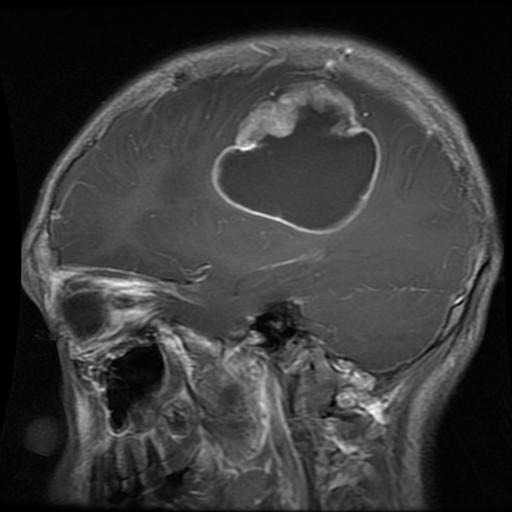
#> input picture server/data/Training/glioma_tumor/gg (110).jpg, 512 x 512 px; its folder holds only this picture in this run
$ python utils.py
#> lines starting #> are read from the running program, lines starting #| are printed output that depends on the picture
import pathlib

import numpy as np
import os
import cv2

from pydicom import dcmread, uid

from sklearn.utils import shuffle
from sklearn.model_selection import train_test_split

IMG_SIZE = 160


def get_labels():
    return ['glioma_tumor', 'meningioma_tumor', 'no_tumor', 'pituitary_tumor']


def read_img(path):
    img = cv2.imread(path, cv2.IMREAD_COLOR)  # Use cv2.IMREAD_COLOR to load images in RGB mode
#> img is the input picture: shape (512, 512, 3); min 0, max 255, mean 57.5
    img = cv2.resize(img, (IMG_SIZE, IMG_SIZE))
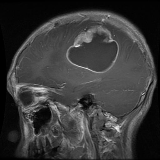
#> img: shape (160, 160, 3); min 0, max 247, mean 57.4
    return img


def load_training_data(val_size=0.2):
    path = './data/'
    labels = get_labels()

    X = []
    y = []

    for label in labels:
        trainingLoc = 'Training/' + label
        trainLabelPath = os.path.join(path, trainingLoc)

        for imgFilename in os.listdir(trainLabelPath):
            img = read_img(os.path.join(trainLabelPath, imgFilename))
            X.append(img)
            y.append(labels.index(label))
#> pass 2 of the loop in load_training_data, `for label in labels:`:
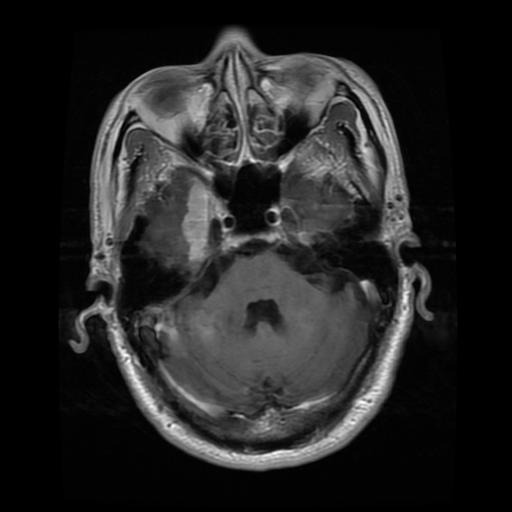
#> input picture server/data/Training/meningioma_tumor/m (102).jpg, 512 x 512 px
#> in read_img, img is the input picture: shape (512, 512, 3); min 0, max 255, mean 36.5
#> in read_img (call 2), `img = cv2.resize(img, (IMG_SIZE, IMG_SIZE))`:
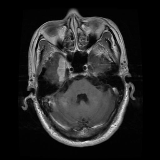
#> img: shape (160, 160, 3); min 0, max 238, mean 36.5

    X = np.array(X)
    X = X / 255.0
    y = np.array(y)

    X, y = shuffle(X, y)

    X_train, X_val, y_train, y_val = train_test_split(X, y, test_size=val_size)

    return X_train, X_val, y_train, y_val


def load_testing_data():
    path = './data/'
    labels = get_labels()

    X_test = []
    y_test = []

    for label in labels:
        testingLoc = 'Testing/' + label
        testLabelPath = os.path.join(path, testingLoc)

        for imgFilename in os.listdir(testLabelPath):
            img = read_img(os.path.join(testLabelPath, imgFilename))
            X_test.append(img)
            y_test.append(labels.index(label))

    X_test = np.array(X_test)
    X_test = X_test / 255.0
    y_test = np.array(y_test)

    return X_test, y_test


def load_partition(index):
    num_clients = 4
    part_size = 1 / num_clients
    X_train, X_val, y_train, y_val = load_training_data(0.2)
    return (
        X_train[round(index * len(X_train) * part_size): round((index + 1) * len(X_train) * part_size)],
        X_val[round(index * len(X_val) * part_size): round((index + 1) * len(X_val) * part_size)],
        y_train[round(index * len(y_train) * part_size): round((index + 1) * len(y_train) * part_size)],
        y_val[round(index * len(y_val) * part_size): round((index + 1) * len(y_val) * part_size)]
    )


def load_data_dicom(test_size=0.2):
    dicom_dir = pathlib.Path(__file__).parent / "dicom"
    X, y = [], []

    for file in dicom_dir.glob("*.dcm"):
        ds = dcmread(file, force=True)
        ds.file_meta.TransferSyntaxUID = uid.ImplicitVRLittleEndian
        X.append(ds.pixel_array)
        y.append(ds.DataSetDescription)

    X = np.array(X)
    X = X / 255.0
    y = np.array(y)

    # Shuffle so that all the same labels aren't next to each other
    X, y = shuffle(X, y)

    # Tuple of X_train, X_test, y_train, y_test
    return train_test_split(X, y, test_size=test_size)


if __name__ == '__main__':
    # test to see that function works properly
    # load_random_subset(0.2)
#> (the run stopped early here; a loop or call above may not have finished)
